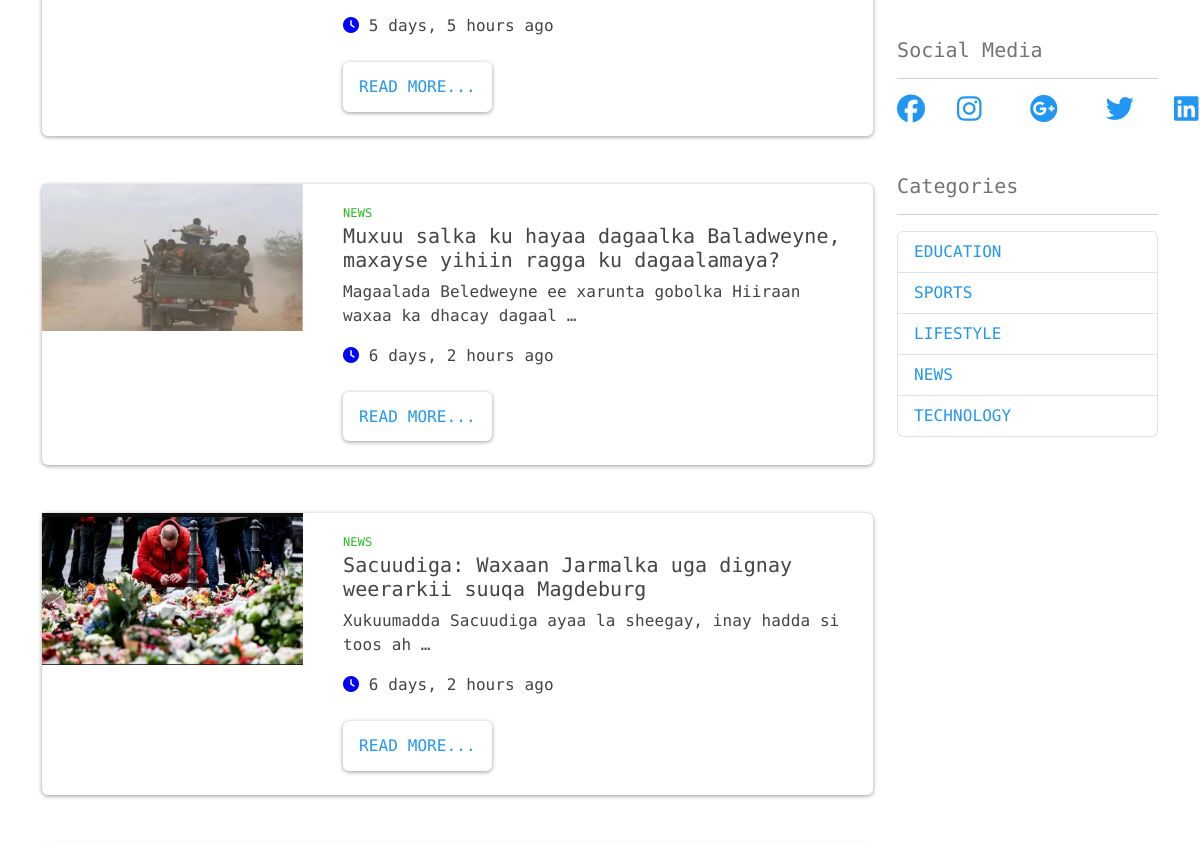
The app's page / (middle part), older data.
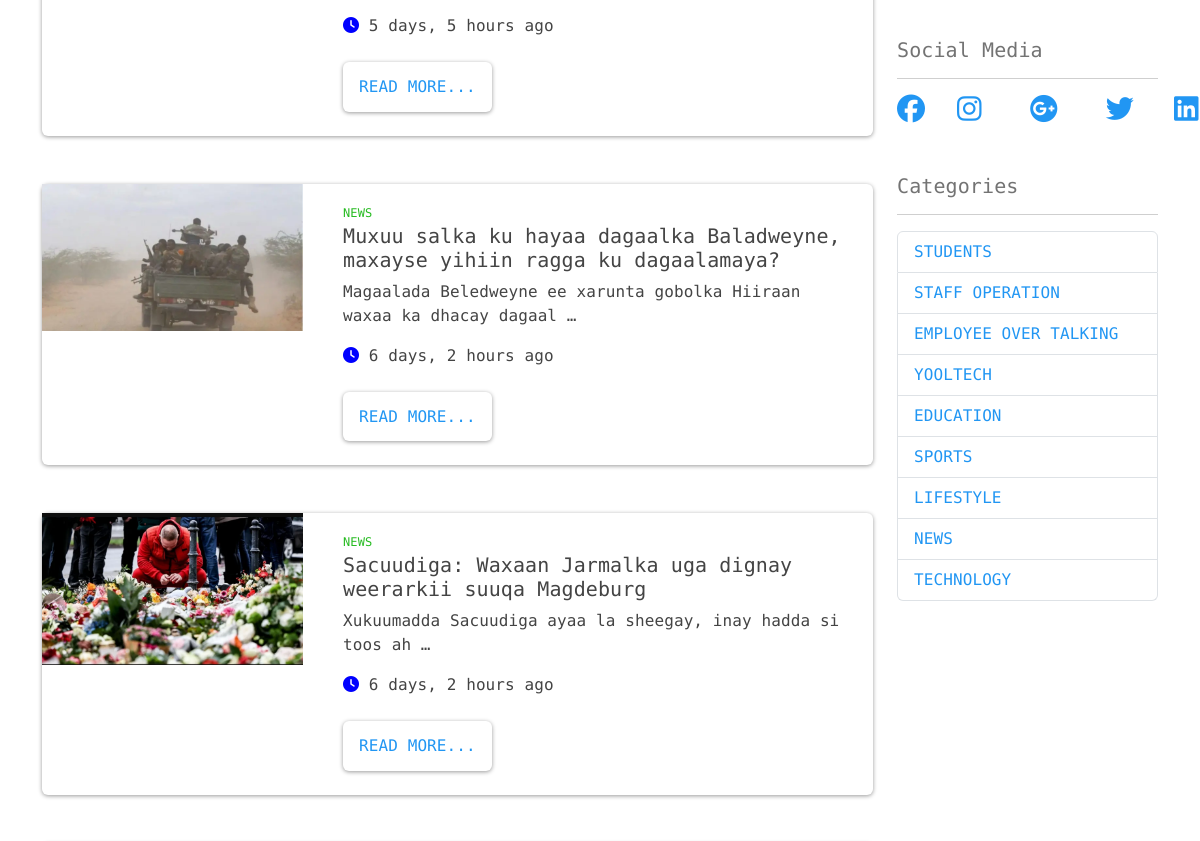
The same page, newer data.
### blog/models.py (models this page shows, shortened)
class Post (models.Model):
    title = models.CharField(max_length=100)
    slug = models.SlugField(max_length=200)
    category = models.ForeignKey(Category, on_delete=models.CASCADE)
    image = models.ImageField(upload_to='static/images')
    content = models.TextField()
    published = models.BooleanField(default=False)
    tags = models.CharField(max_length=20)
    createAt = models.DateTimeField(auto_now_add=True)
    createdBy = models.IntegerField()
    updatedBy= models.IntegerField(blank=True, null=True)

class Category (models.Model):
    name = models.CharField(max_length=50, unique=True)
    createAt = models.DateTimeField(auto_now_add=True)
    createdBy = models.IntegerField()
    updatedBy= models.IntegerField(blank=True, null=True)
    def __str__(self):
        return self.name
    class Meta:
        verbose_name_plural = 'Categories'

### blog/views.py (the view)
# urls.py: path('', HomeView, name='home'),
def HomeView(request):
    featuredPosts = Post.objects.order_by('-id')[0:3]
    post_lists  = Post.objects.order_by('-id')
    categories = Category.objects.order_by("-id")
    paginator = Paginator(post_lists, 5)
    page = request.GET.get('page')
    post_lists = paginator.get_page(page)
    context = {
        "featuredPosts": featuredPosts,
        "post_lists": post_lists,
        "categories": categories
    }
    return render(request, 'blog/home.html', context)

### blog/templates/blog/home.html (shortened to what this page needs)
{% extends 'base.html' %} {% block content %}
<div class="row">
  <div class="col-lg-9 col-12 mt-5">
    {% include './latesPosts.html' with post_lists=post_lists %}
  </div>
  <div class="col-lg-3 mt-5 col-12">
    {% include './sidebar.html' with categories=categories %}
  </div>
</div>
{% endblock content %}

### blog/templates/blog/latesPosts.html (shortened to what this page needs)
{% for post in post_lists %}
<div class="card mb-5">
  <div class="row gy-5">
    <div class="col-md-4">
      <img src="{{ post.image }}" class="card-img" alt="..." />
    </div>
    <div class="col-md-8">
      <div class="card-body">
        <span class="tag">{{ post.category | upper }}</span>
        <h5 class="card-title">{{ post.title }}</h5>
        <p class="card-text">{{ post.content | truncatewords:10 }}</p>
        <p><i class="fa fa-clock"></i> {{ post.createAt | timesince }} ago</p>
        <a href="#" class="btn btn-outline-light text-primary my-2"
          >Read More...</a
        >
      </div>
    </div>
  </div>
</div>
{% endfor %} {% include './pagination.html' with obj_pagination=post_lists %}

### blog/templates/blog/sidebar.html (shortened to what this page needs)
<div class="mt-5">
  <h5 class="text-muted">Social Media</h5>
  <hr />
  <div class="btn-group mt-2">
    <a href="#"><i class="fs-3 me-2 fab fa-facebook"></i></a>
    <a href="#"><i class="fs-3 mx-4 fab fa-instagram"></i></a>
    <a href="#"><i class="fs-3 mx-4 fab fa-google-plus"></i></a>
    <a href="#"><i class="fs-3 mx-4 fab fa-twitter"></i></a>
    <a href="#"><i class="fs-3 mx-3 fab fa-linkedin"></i></a>
  </div>
</div>
<div class="mt-5">
  <h5 class="text-muted">Categories</h5>
  <hr />
  <ul class="list-group">
    {% for category in categories %}
    <li class="list-group-item">
      <a href="{% url 'blog:category' %}" class="text-decoration-none"
        >{{ category.name|upper }}</a
      >
    </li>
    {% endfor %}
  </ul>
</div>

Row changes from the older to the newer data that the page shows:
added Category: name "STUDENTS"
added Category: name "STAFF OPERATION"
added Category: name "EMPLOYEE OVER TALKING"
added Category: name "YOOLTECH"
